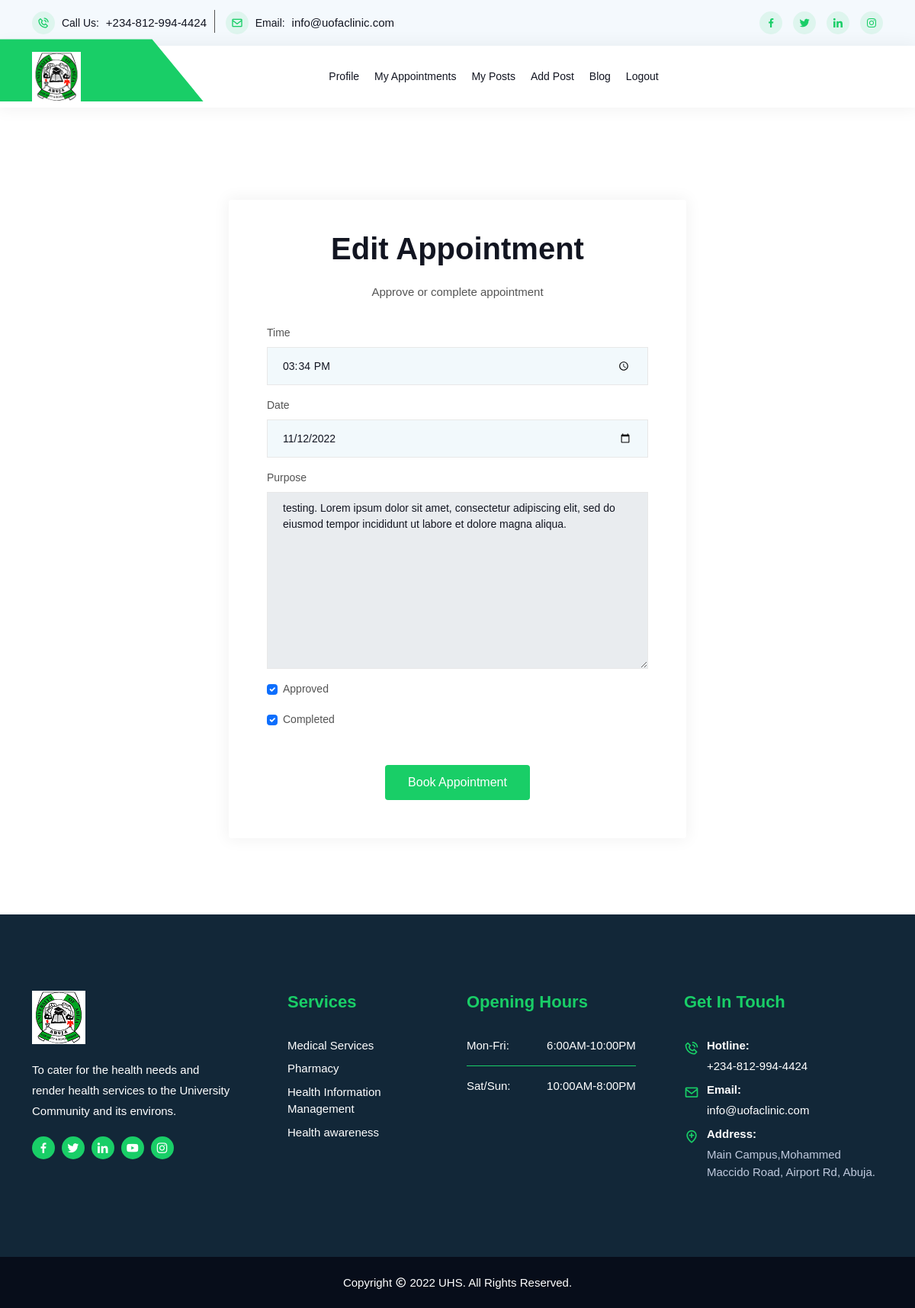
Page /doctor/edit-appointment/3/ (signed in) on the earlier database version.
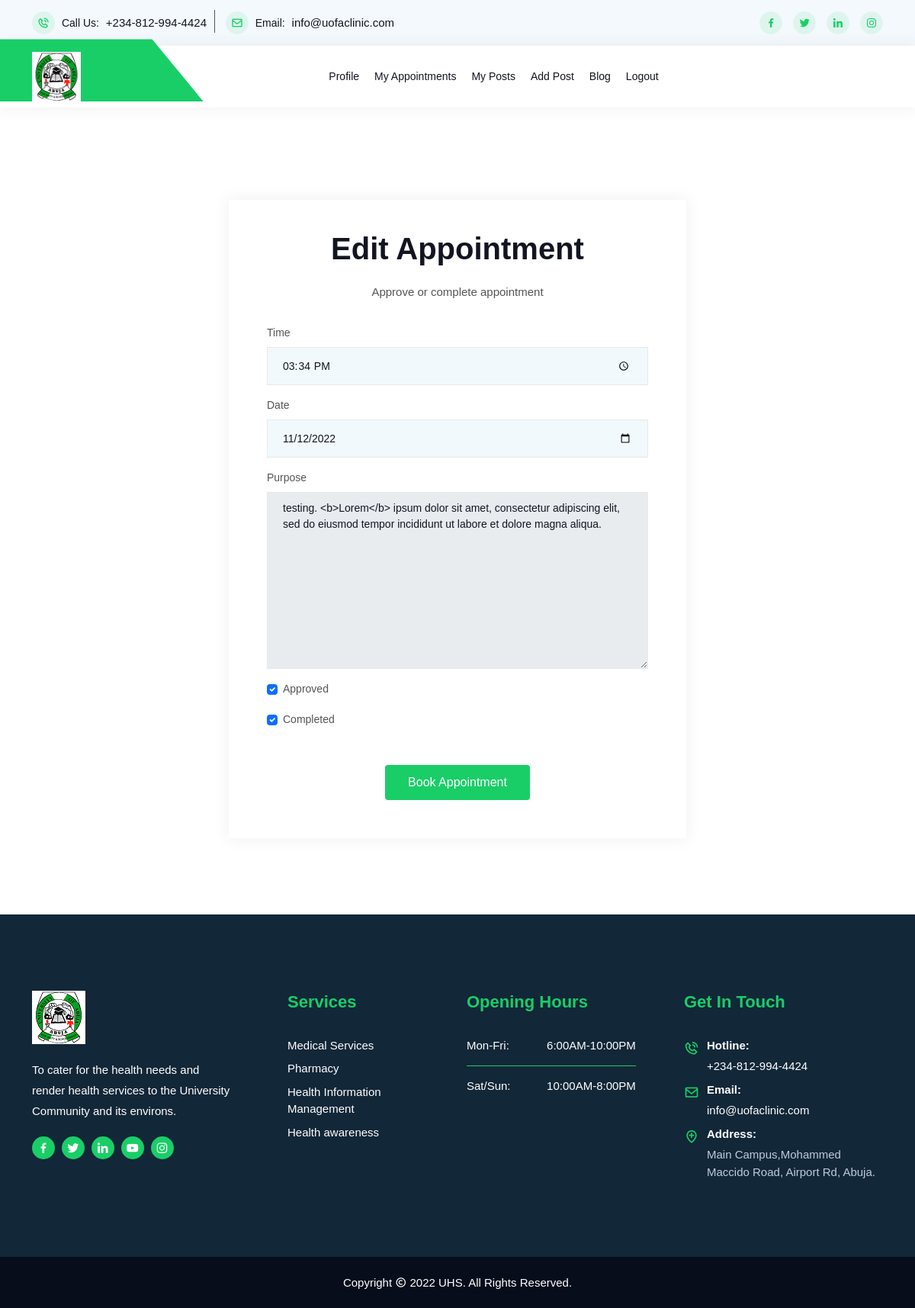
Same page on the later database version.
### patient/models.py (models this page shows, shortened)
class Appointment(models.Model):
    doctor = models.ForeignKey(Doctor, related_name='appointments', on_delete=models.CASCADE)
    patient = models.ForeignKey(Patient, related_name='appointments', on_delete=models.CASCADE)
    time = models.TimeField(blank=False)
    date = models.DateField(blank=False)
    purpose = models.TextField(blank=False)
    approved = models.BooleanField(max_length=15, default=False)
    completed = models.BooleanField(max_length=15, default=False)

### doctor/views.py (the view)
# urls.py: path('doctor/edit-appointment/<str:id>/', views.edit_appointment, name='edit_appointment'),
@cache_control(no_cache=True, must_revalidate=True, no_store=True)
@login_required
def edit_appointment(request, id):
    appointment = get_object_or_404(Appointment, id=id)
    if request.user == appointment.doctor.username:
        if request.method == 'POST':
            form = AppointmentEditForm(instance=appointment, data=request.POST, files=request.FILES)
            if form.is_valid():
                appointment = form.save(commit=False)
                appointment.save()
                messages.success(request, f'appointment updated successfully!')
                return redirect('doctor:appointments')
            else:
                messages.error(request, 'Error updating appointment!')
        else:
            form = AppointmentEditForm(instance=appointment)
    else:
        return redirect('doctor:profile')
    context = {
        'appointment': appointment,
        'form': form,
    }
    return render(request, 'doctor/edit_appointment.html', context=context)

### doctor/forms.py
class AppointmentEditForm(forms.ModelForm):
    class Meta:
        model = Appointment
        fields = ('time', 'date', 'purpose', 'approved', 'completed')
        widgets = {
            'time': forms.TimeInput(attrs={'type': 'time', 'placeholder': 'Choose time', 'class': 'form-control'}),
            'date': forms.DateInput(attrs={'type': 'date', 'placeholder': 'Choose date', 'class': 'form-control'}),
            'purpose': forms.Textarea(attrs={'readonly': 'readonly', 'placeholder': 'Purpose of appointment.',
                                             'class': 'form-control'}),
        }

### templates/doctor/edit_appointment.html (shortened to what this page needs)
{% extends 'base.html' %}
{% load bootstrap4 %}
{% load static %}
{% block content %}
		<section class="user-area-style log-in-area ptb-100"><br/>
			<div class="container">
				<div class="contact-form-action">
					<div class="section-title">
						<h2>Edit appointment</h2>
						<p>
							Approve or complete appointment
						</p>
					</div>
					<form method="post" action="">
						<div class="row">
							<div class="form-group">
								{% bootstrap_form form %}
							</div>
							<div class="col-12">
								<button class="default-btn btn-two" type="submit">
									Book appointment
								</button>
							</div>
						</div>
					</form>
				</div>
			</div>
		</section>
{% endblock %}

Differences in the rows shown:
changed Appointment: purpose "testing. Lorem ipsum dolor sit amet, consectetur adipiscing elit, sed do eiusmod tempor incididunt ut labore et dolore magna aliqua." → "testing. <b>Lorem</b> ipsum dolor sit amet, consectetur adipiscing elit, sed do eiusmod tempor incididunt ut labore et dolore magna aliqua."
